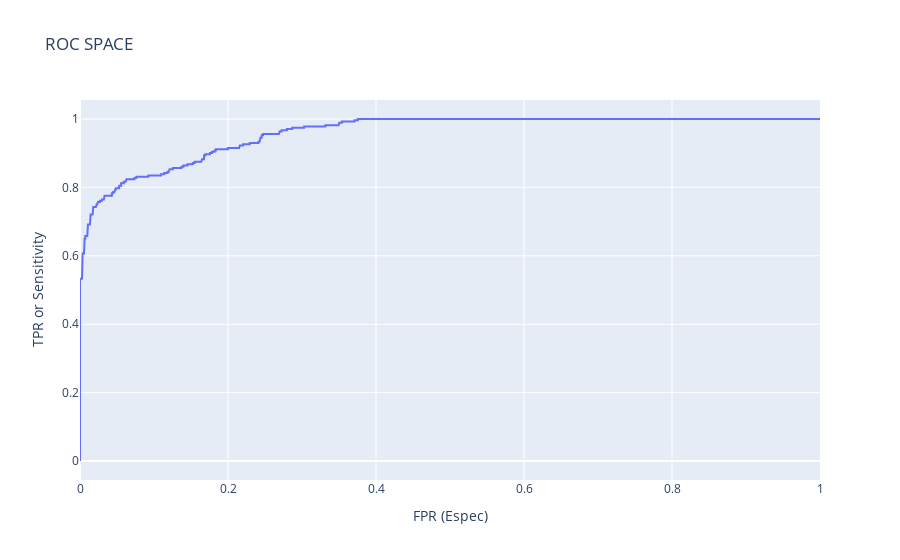

Notebook code cell kept with this figure:
### Markdown cell above
precision o quanto eu classifiquei como verdadeiro e realmente era verdadeiro.

recall de todo mundo que eu tinha para capturar que era verdadeira, quanto que eu capturei. - pct de captura dos positivos. sensibilidade

é uma balança, o melhor modelo que consegue balancear, aumentar o recall e aumentar a precisão.

especificidade é o contraŕio da sensibilidade. pct de captura dos negativos - os não fraudadores

### Code cell
nb_proba = nb.predict_proba(df[features])[:,1]

roc_curve = metrics.roc_curve(df[target], nb_proba)

fig = px.line(x=roc_curve[0], y=roc_curve[1], title="ROC SPACE")
fig.update_yaxes(title="TPR or Sensitivity")  # verdadeiro positivo
fig.update_xaxes(title="FPR (Espec)") # falso positivo
fig.show()

### Figure 1 — Plotly figure (JSON) as saved in the notebook; plotly's stock layout.template omitted (floating-point values rounded to 4 significant figures; data arrays with more than 128 entries replaced by an {"elided": "..."} marker saying what was removed)
{"data": [{"hovertemplate": "x=%{x}<br>y=%{y}<extra></extra>", "legendgroup": "", "line": {"color": "#636efa", "dash": "solid"}, "marker": {"symbol": "circle"}, "mode": "lines", "name": "", "orientation": "v", "showlegend": false, "type": "scatter", "x": {"elided": "150 float values"}, "xaxis": "x", "y": {"elided": "150 float values"}, "yaxis": "y"}], "layout": {"legend": {"tracegroupgap": 0}, "title": {"text": "ROC SPACE"}, "xaxis": {"anchor": "y", "domain": [0, 1], "title": {"text": "FPR (Espec)"}}, "yaxis": {"anchor": "x", "domain": [0, 1], "title": {"text": "TPR or Sensitivity"}}}}
